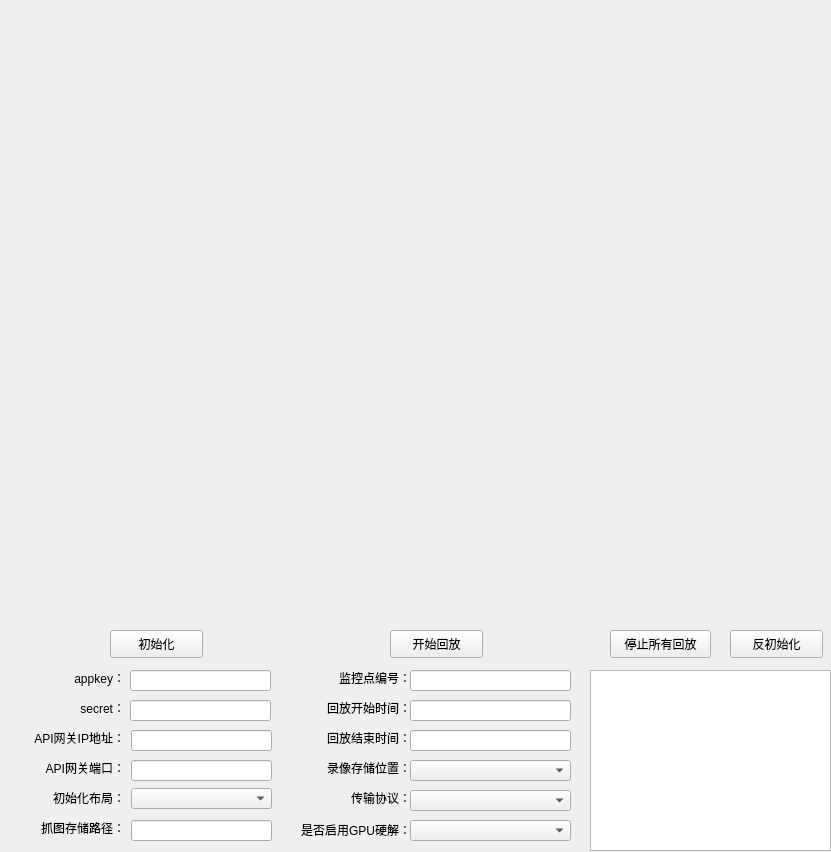
<?xml version="1.0" encoding="UTF-8"?>
<ui version="4.0">
 <class>QPlaybackTestClass</class>
 <widget class="QMainWindow" name="QPlaybackTestClass">
  <property name="geometry">
   <rect>
    <x>0</x>
    <y>0</y>
    <width>831</width>
    <height>852</height>
   </rect>
  </property>
  <property name="windowTitle">
   <string>回放测试</string>
  </property>
  <widget class="QWidget" name="centralWidget">
   <widget class="QWidget" name="m_pWidget" native="true">
    <property name="geometry">
     <rect>
      <x>-1</x>
      <y>-1</y>
      <width>1171</width>
      <height>621</height>
     </rect>
    </property>
   </widget>
   <widget class="QPushButton" name="m_pBtnInit">
    <property name="geometry">
     <rect>
      <x>110</x>
      <y>630</y>
      <width>93</width>
      <height>28</height>
     </rect>
    </property>
    <property name="text">
     <string>初始化</string>
    </property>
   </widget>
   <widget class="QPushButton" name="m_pBtnPlayback">
    <property name="geometry">
     <rect>
      <x>390</x>
      <y>630</y>
      <width>93</width>
      <height>28</height>
     </rect>
    </property>
    <property name="text">
     <string>开始回放</string>
    </property>
   </widget>
   <widget class="QPushButton" name="m_pBtnStopAll">
    <property name="geometry">
     <rect>
      <x>610</x>
      <y>630</y>
      <width>101</width>
      <height>28</height>
     </rect>
    </property>
    <property name="text">
     <string>停止所有回放</string>
    </property>
   </widget>
   <widget class="QPushButton" name="m_pBtnUninit">
    <property name="geometry">
     <rect>
      <x>730</x>
      <y>630</y>
      <width>93</width>
      <height>28</height>
     </rect>
    </property>
    <property name="text">
     <string>反初始化</string>
    </property>
   </widget>
   <widget class="QTextEdit" name="m_pEdtMsgTip">
    <property name="geometry">
     <rect>
      <x>590</x>
      <y>670</y>
      <width>241</width>
      <height>181</height>
     </rect>
    </property>
   </widget>
   <widget class="QLabel" name="label_5">
    <property name="geometry">
     <rect>
      <x>310</x>
      <y>670</y>
      <width>101</width>
      <height>16</height>
     </rect>
    </property>
    <property name="text">
     <string>监控点编号：</string>
    </property>
    <property name="alignment">
     <set>Qt::AlignRight|Qt::AlignTrailing|Qt::AlignVCenter</set>
    </property>
   </widget>
   <widget class="QLabel" name="label_8">
    <property name="geometry">
     <rect>
      <x>300</x>
      <y>700</y>
      <width>111</width>
      <height>16</height>
     </rect>
    </property>
    <property name="text">
     <string>回放开始时间：</string>
    </property>
    <property name="alignment">
     <set>Qt::AlignRight|Qt::AlignTrailing|Qt::AlignVCenter</set>
    </property>
   </widget>
   <widget class="QLabel" name="label_9">
    <property name="geometry">
     <rect>
      <x>300</x>
      <y>730</y>
      <width>111</width>
      <height>16</height>
     </rect>
    </property>
    <property name="text">
     <string>回放结束时间：</string>
    </property>
    <property name="alignment">
     <set>Qt::AlignRight|Qt::AlignTrailing|Qt::AlignVCenter</set>
    </property>
   </widget>
   <widget class="QLabel" name="label_10">
    <property name="geometry">
     <rect>
      <x>300</x>
      <y>760</y>
      <width>111</width>
      <height>16</height>
     </rect>
    </property>
    <property name="text">
     <string>录像存储位置：</string>
    </property>
    <property name="alignment">
     <set>Qt::AlignRight|Qt::AlignTrailing|Qt::AlignVCenter</set>
    </property>
   </widget>
   <widget class="QLabel" name="label_11">
    <property name="geometry">
     <rect>
      <x>300</x>
      <y>790</y>
      <width>111</width>
      <height>16</height>
     </rect>
    </property>
    <property name="text">
     <string>传输协议：</string>
    </property>
    <property name="alignment">
     <set>Qt::AlignRight|Qt::AlignTrailing|Qt::AlignVCenter</set>
    </property>
   </widget>
   <widget class="QLabel" name="label_12">
    <property name="geometry">
     <rect>
      <x>280</x>
      <y>820</y>
      <width>131</width>
      <height>20</height>
     </rect>
    </property>
    <property name="text">
     <string>是否启用GPU硬解：</string>
    </property>
    <property name="alignment">
     <set>Qt::AlignRight|Qt::AlignTrailing|Qt::AlignVCenter</set>
    </property>
   </widget>
   <widget class="QLabel" name="label_13">
    <property name="geometry">
     <rect>
      <x>10</x>
      <y>700</y>
      <width>115</width>
      <height>16</height>
     </rect>
    </property>
    <property name="text">
     <string>secret：</string>
    </property>
    <property name="alignment">
     <set>Qt::AlignRight|Qt::AlignTrailing|Qt::AlignVCenter</set>
    </property>
   </widget>
   <widget class="QLabel" name="label_14">
    <property name="geometry">
     <rect>
      <x>10</x>
      <y>670</y>
      <width>115</width>
      <height>16</height>
     </rect>
    </property>
    <property name="text">
     <string>appkey：</string>
    </property>
    <property name="alignment">
     <set>Qt::AlignRight|Qt::AlignTrailing|Qt::AlignVCenter</set>
    </property>
   </widget>
   <widget class="QLabel" name="label_15">
    <property name="geometry">
     <rect>
      <x>10</x>
      <y>760</y>
      <width>115</width>
      <height>16</height>
     </rect>
    </property>
    <property name="text">
     <string>API网关端口：</string>
    </property>
    <property name="alignment">
     <set>Qt::AlignRight|Qt::AlignTrailing|Qt::AlignVCenter</set>
    </property>
   </widget>
   <widget class="QLabel" name="label_16">
    <property name="geometry">
     <rect>
      <x>10</x>
      <y>790</y>
      <width>115</width>
      <height>16</height>
     </rect>
    </property>
    <property name="text">
     <string>初始化布局：</string>
    </property>
    <property name="alignment">
     <set>Qt::AlignRight|Qt::AlignTrailing|Qt::AlignVCenter</set>
    </property>
   </widget>
   <widget class="QLabel" name="label_17">
    <property name="geometry">
     <rect>
      <x>10</x>
      <y>820</y>
      <width>115</width>
      <height>16</height>
     </rect>
    </property>
    <property name="text">
     <string>抓图存储路径：</string>
    </property>
    <property name="alignment">
     <set>Qt::AlignRight|Qt::AlignTrailing|Qt::AlignVCenter</set>
    </property>
   </widget>
   <widget class="QLineEdit" name="m_pLETCameraIndex">
    <property name="geometry">
     <rect>
      <x>410</x>
      <y>670</y>
      <width>161</width>
      <height>21</height>
     </rect>
    </property>
   </widget>
   <widget class="QComboBox" name="m_pCBLocation">
    <property name="geometry">
     <rect>
      <x>410</x>
      <y>760</y>
      <width>161</width>
      <height>21</height>
     </rect>
    </property>
   </widget>
   <widget class="QComboBox" name="m_pCBTransMode">
    <property name="geometry">
     <rect>
      <x>410</x>
      <y>790</y>
      <width>161</width>
      <height>21</height>
     </rect>
    </property>
   </widget>
   <widget class="QComboBox" name="m_pCBGpuMode">
    <property name="geometry">
     <rect>
      <x>410</x>
      <y>820</y>
      <width>161</width>
      <height>21</height>
     </rect>
    </property>
   </widget>
   <widget class="QLineEdit" name="m_pLETStartTime">
    <property name="geometry">
     <rect>
      <x>410</x>
      <y>700</y>
      <width>161</width>
      <height>21</height>
     </rect>
    </property>
   </widget>
   <widget class="QLineEdit" name="m_pLETEndTime">
    <property name="geometry">
     <rect>
      <x>410</x>
      <y>730</y>
      <width>161</width>
      <height>21</height>
     </rect>
    </property>
   </widget>
   <widget class="QComboBox" name="m_pCBLayout">
    <property name="geometry">
     <rect>
      <x>131</x>
      <y>788</y>
      <width>141</width>
      <height>21</height>
     </rect>
    </property>
   </widget>
   <widget class="QLineEdit" name="m_pLETPort">
    <property name="geometry">
     <rect>
      <x>131</x>
      <y>760</y>
      <width>141</width>
      <height>21</height>
     </rect>
    </property>
   </widget>
   <widget class="QLineEdit" name="m_pLETSnapDir">
    <property name="geometry">
     <rect>
      <x>131</x>
      <y>820</y>
      <width>141</width>
      <height>21</height>
     </rect>
    </property>
   </widget>
   <widget class="QLineEdit" name="m_pLETAppkey">
    <property name="geometry">
     <rect>
      <x>130</x>
      <y>670</y>
      <width>141</width>
      <height>21</height>
     </rect>
    </property>
   </widget>
   <widget class="QLineEdit" name="m_pLETSecret">
    <property name="geometry">
     <rect>
      <x>130</x>
      <y>700</y>
      <width>141</width>
      <height>21</height>
     </rect>
    </property>
   </widget>
   <widget class="QLineEdit" name="m_pLETIp">
    <property name="geometry">
     <rect>
      <x>131</x>
      <y>730</y>
      <width>141</width>
      <height>21</height>
     </rect>
    </property>
   </widget>
   <widget class="QLabel" name="label_3">
    <property name="geometry">
     <rect>
      <x>10</x>
      <y>730</y>
      <width>115</width>
      <height>16</height>
     </rect>
    </property>
    <property name="text">
     <string>API网关IP地址：</string>
    </property>
    <property name="alignment">
     <set>Qt::AlignRight|Qt::AlignTrailing|Qt::AlignVCenter</set>
    </property>
   </widget>
   <widget class="QLabel" name="label_4">
    <property name="geometry">
     <rect>
      <x>20</x>
      <y>755</y>
      <width>101</width>
      <height>16</height>
     </rect>
    </property>
    <property name="text">
     <string/>
    </property>
   </widget>
  </widget>
 </widget>
 <layoutdefault spacing="6" margin="11"/>
 <resources>
  <include location="QPlaybackTest.qrc"/>
 </resources>
 <connections/>
</ui>
